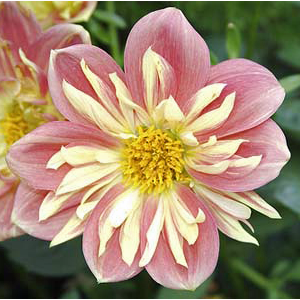
#> input picture Homtworks/hw3/flower.bmp, 300 x 300 px
$ python Q5.py
#> lines starting #> are read from the running program, lines starting #| are printed output that depends on the picture
from PIL import Image
from PIL import ImageOps
import numpy
from numpy import linalg
import matplotlib
from matplotlib import pyplot

flower = Image.open("flower.bmp")
#> flower is the input picture: PIL image 300x300 RGB; mean R, G, B 162.5, 137.8, 110.2
flower.show()

flower = ImageOps.grayscale(flower)
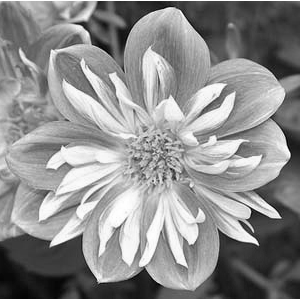
#> flower: PIL image 300x300 L; min 0, max 255, mean 142
aflower = numpy.asarray(flower) # aflower is unit8
aflower = numpy.float32(aflower)

U,S,Vt = linalg.svd(aflower)
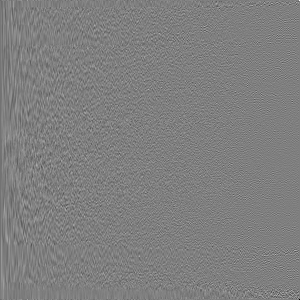
#> U: shape (300, 300) float32; min -0.707, max 0.707, mean -0.000181; drawn with min black and max white
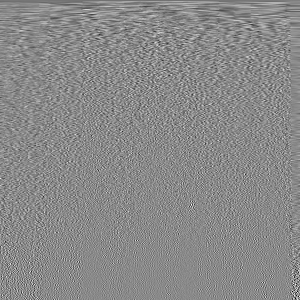
#> Vt: shape (300, 300) float32; min -0.385, max 0.328, mean -0.000188; drawn with min black and max white
#> S = 300 values, max 44672.4 at index 0, min 1.98e-11 at index 299, mean 505.3

#pyplot.plot(S,'b.')
#pyplot.show()

####
KL = [0,0,200,100,50,20]
fig = pyplot.figure()
pyplot.subplots_adjust(hspace=0.5)
a = fig.add_subplot(3,2,1)
a.set_title("singular values")
pyplot.plot(S,'b.')
a = fig.add_subplot(3,2,2)
a.set_title("original image")
pyplot.imshow(aflower, cmap='gray')
for i,K in enumerate(KL):
    if i > 1:
        Sk = numpy.diag(S[:K])
        Uk = U[:, :K]
        Vtk = Vt[:K, :]
        aImk = numpy.dot(Uk, numpy.dot( Sk, Vtk))
        Imk = Image.fromarray(aImk)
        a = fig.add_subplot(3,2,i+1)
        a.set_title(">>>>> Image with K=%d <<<<<"%K)
        pyplot.imshow(aImk,  cmap='gray')
#> this loop made 6 passes
#> pass 3, `Vtk = Vt[:K, :]`:
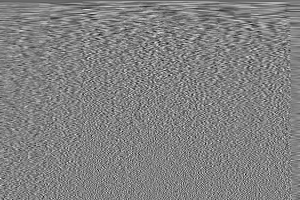
#> Vtk: shape (200, 300) float32; min -0.285, max 0.275, mean -0.000282; drawn with min black and max white
#> after the loop:
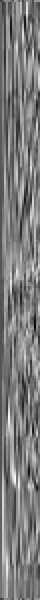
#> Uk: shape (300, 20) float32 (shown 2 times larger); min -0.197, max 0.2, mean -0.00278; drawn with min black and max white
#> after the loop:
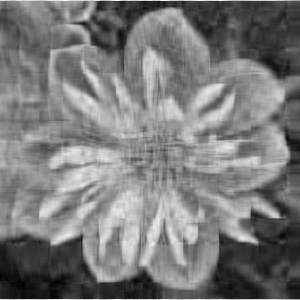
#> aImk: shape (300, 300) float32; min -7.59, max 303.5, mean 142; drawn with min black and max white
        #Imk.show()
pyplot.show()
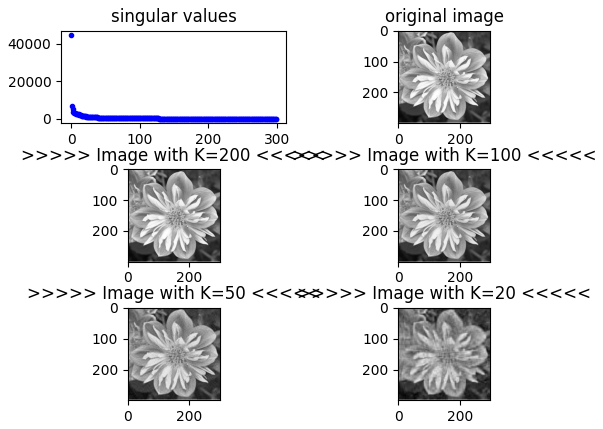
#> figure drawn by matplotlib, 6 panels; panel 1: curve peaks at x = 0, y = 44672.4
